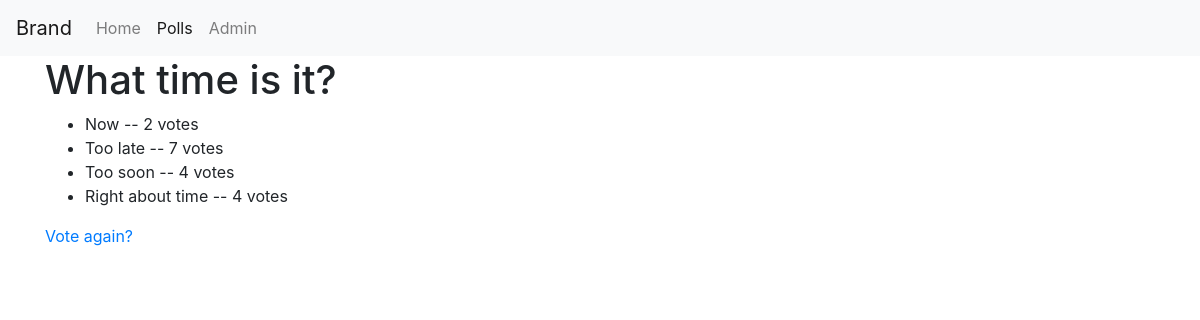
The app's page /2/results/ with its own data.
### polls/models.py (models this page shows, shortened)
class Question(Model):
    question_text = CharField(max_length=200)
    pub_date = DateTimeField("publishing date")
    def was_published_recently(self):
        now = timezone.now()
        a_day_ago = now - timedelta(days=1)
        return a_day_ago <= self.pub_date <= now
    was_published_recently.short_description = "Published recently?"
    was_published_recently.admin_order_field = "pub_date"
    was_published_recently.boolean = True

class Choice(Model):
    question = ForeignKey(Question, on_delete=CASCADE)
    choice_text = CharField(max_length=200)
    votes = IntegerField(default=0)

### polls/views.py (the view)
def results(request, question_id):
    question = get_object_or_404(Question, pk=question_id)
    if question.pub_date <= timezone.now():
        return render(request, "polls/results.html", {"question": question})
    raise Http404("This question is not yet published!")

### polls/templates/polls/results.html (shortened to what this page needs)
{% extends "polls/base.html" %}
{% block content %}
<h1>{{ question.question_text }}</h1>
<ul>
    {% for choice in question.choice_set.all %}
    <li>{{ choice.choice_text }} -- {{ choice.votes }} vote{{ choice.votes|pluralize }}</li>
    {% endfor %}
</ul>
<a href="{% url 'polls:detail' question.id %}">Vote again?</a>
{% endblock content %}

### records on screen
Question: question_text "What time is it?"
Choice: choice_text "Now", votes "2"
Choice: choice_text "Too late", votes "7"
Choice: choice_text "Too soon", votes "4"
Choice: choice_text "Right about time", votes "4"
